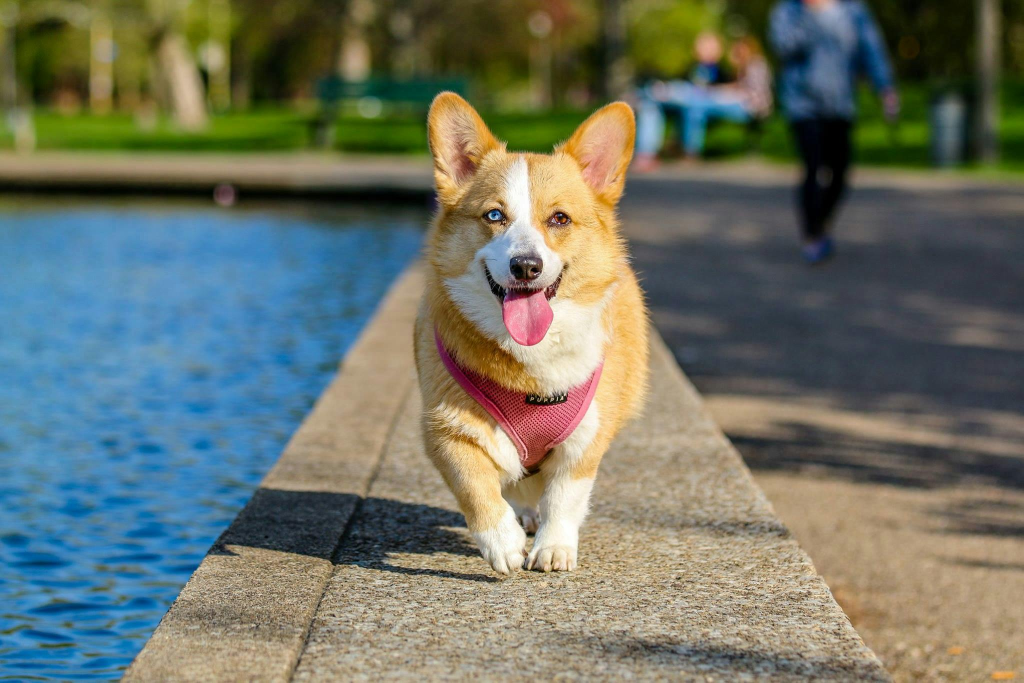
//> input picture Images/dog.jpg, 2048 x 1365 px (shown at 1/2 size)
$ ./coloradjust   (built with g++ and OpenCV 4)
//> lines starting //> are read from the running program, lines starting //| are printed output that depends on the picture; after the words box and inside, x2 and y2 are one past the last pixel; in counts of white or black regions, pixels touching at a corner belong together
#include <iostream>
#include <opencv2/opencv.hpp>
#include <opencv2/imgcodecs.hpp>
#include <opencv2/highgui.hpp>
#include <opencv2/imgproc.hpp>

using namespace std;
using namespace cv;

int main(){
    string img_path = "Images/dog.jpg";
//    string img_path = "Images/Ronaldo.jpg";
    Mat image = imread(img_path);
//> image is the input picture: 1365 rows x 2048 cols, CV_8UC3; mean B, G, R 102.3, 115, 109.1
    resize(image, image, Size(640,480));
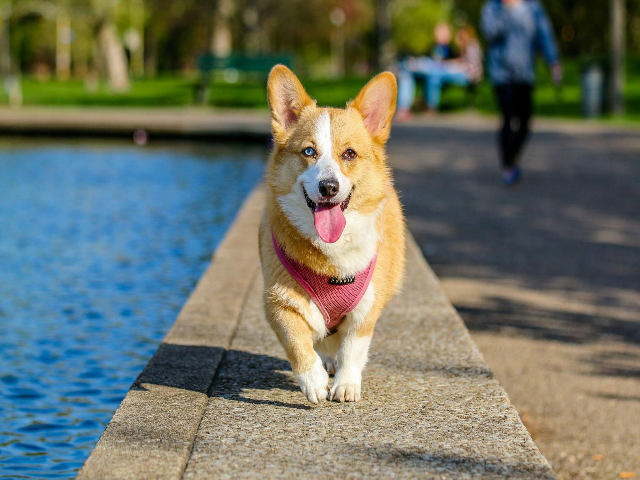
//> image: 480 rows x 640 cols, CV_8UC3; mean B, G, R 102.2, 114.9, 109
    Mat HSVimage, mask;
    int hmin = 0, smin = 110, vmin = 150;
    int hmax = 150, smax = 250, vmax = 255;

    cvtColor(image, HSVimage, COLOR_BGR2HSV);
//> HSVimage: 480 rows x 640 cols, CV_8UC3; mean H, S, V 54.4, 110.8, 134.6

    namedWindow("ColorAdjustment Trackbars", (640,250));
    createTrackbar("Hue Min", "ColorAdjustment Trackbars", &hmin, 179);
    createTrackbar("Hue Max", "ColorAdjustment Trackbars", &hmax, 179);
    createTrackbar("sat Min", "ColorAdjustment Trackbars", &smin, 255);
    createTrackbar("sat Max", "ColorAdjustment Trackbars", &smax, 255);
    createTrackbar("Val Min", "ColorAdjustment Trackbars", &vmin, 255);
    createTrackbar("Val Max", "ColorAdjustment Trackbars", &vmax, 255);

    while(true){
        Scalar lower(hmin, smin, vmin);
        Scalar upper(hmax, smax, vmax);

        inRange(HSVimage, lower, upper, mask);
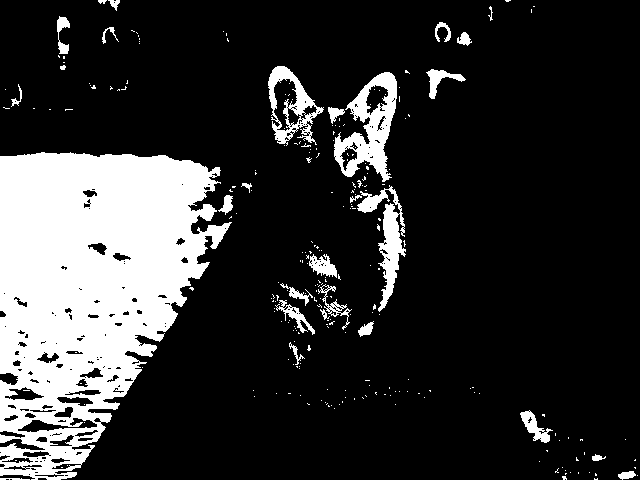
//> mask: 480 rows x 640 cols, CV_8UC1; 19.2% white; 254 white regions (225 under 20 px), largest, box (x1, y1, x2, y2) and area: (0, 152, 232, 480) 48037, (334, 72, 397, 182) 3123, (357, 185, 406, 312) 1913

        imshow("Image", image);
        imshow("HSV_Image", HSVimage);
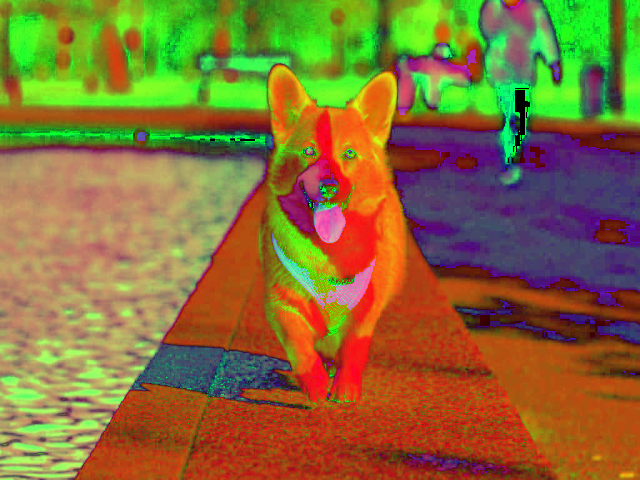
//> window 'HSV_Image': 480 rows x 640 cols, CV_8UC3; mean B, G, R 54.4, 110.8, 134.6
        imshow("Mask Image", mask);
        int k = waitKey(1);
//> the Esc key is pressed
        if (k==27){
            break;
        }
    }

    return 0;

}

$ run again, with Images/Messi.jpg copied over Images/dog.jpg
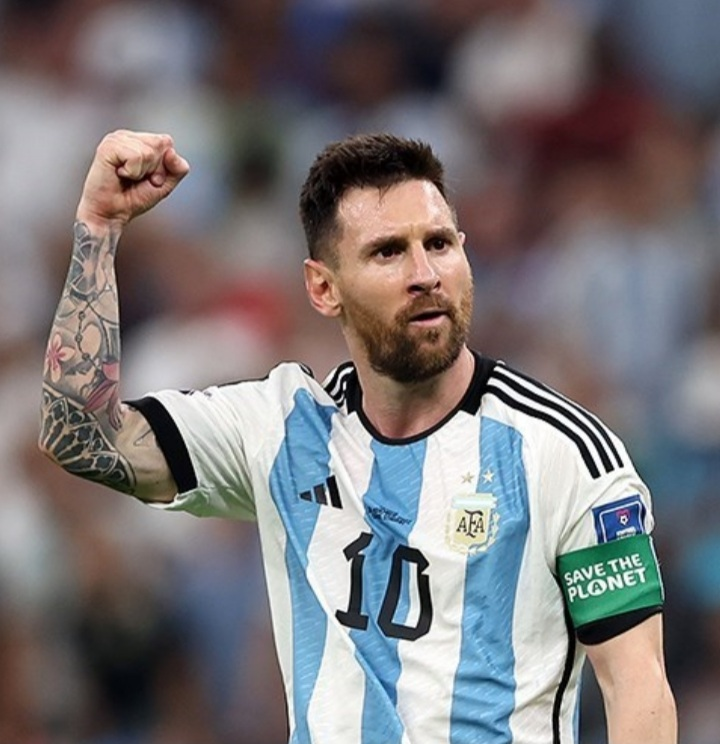
//> input picture Images/Messi.jpg, 720 x 744 px
//> image is the input picture: 744 rows x 720 cols, CV_8UC3; mean B, G, R 118.7, 116.4, 120.5
//> image: 480 rows x 640 cols, CV_8UC3
//> HSVimage: 480 rows x 640 cols, CV_8UC3; mean H, S, V 72.6, 57.8, 133
//> `inRange(HSVimage, lower, upper, mask);`:
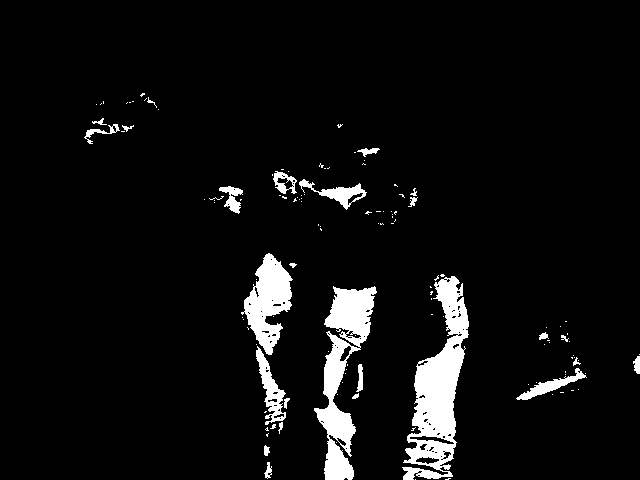
//> mask: 480 rows x 640 cols, CV_8UC1; 5.8% white; 126 white regions (100 under 20 px), largest, box (x1, y1, x2, y2) and area: (402, 276, 469, 480) 6200, (314, 286, 377, 480) 4871, (241, 253, 293, 355) 2721
//> `imshow("HSV_Image", HSVimage);`:
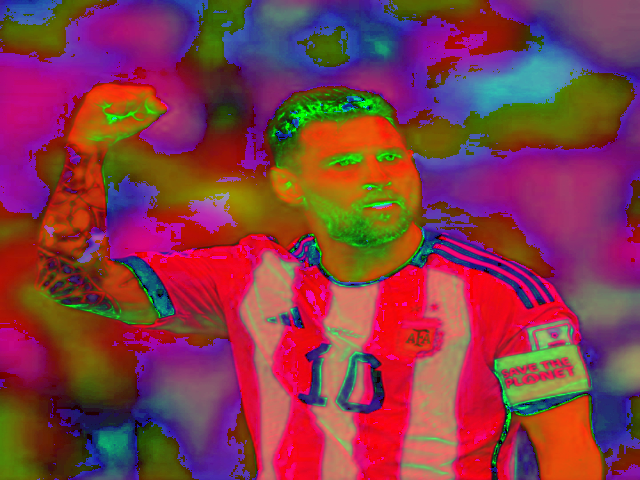
//> window 'HSV_Image': 480 rows x 640 cols, CV_8UC3; mean B, G, R 72.6, 57.8, 133

$ run again, with Images/img.jpg copied over Images/dog.jpg
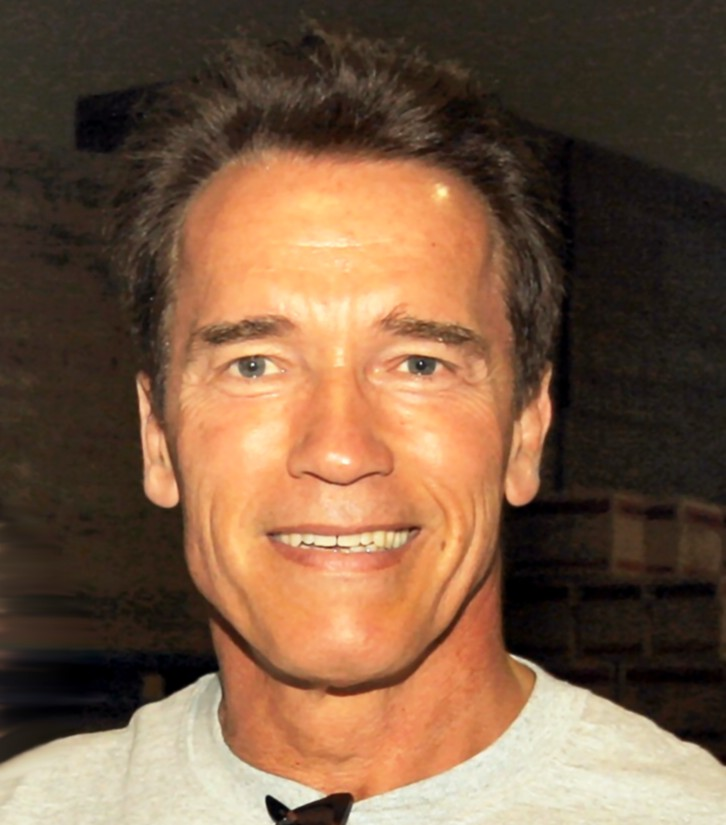
//> input picture Images/img.jpg, 726 x 825 px
//> image is the input picture: 825 rows x 726 cols, CV_8UC3; mean B, G, R 66.6, 90, 119.9
//> image: 480 rows x 640 cols, CV_8UC3
//> HSVimage: 480 rows x 640 cols, CV_8UC3; mean H, S, V 20.9, 110.9, 119.9
//> `inRange(HSVimage, lower, upper, mask);`:
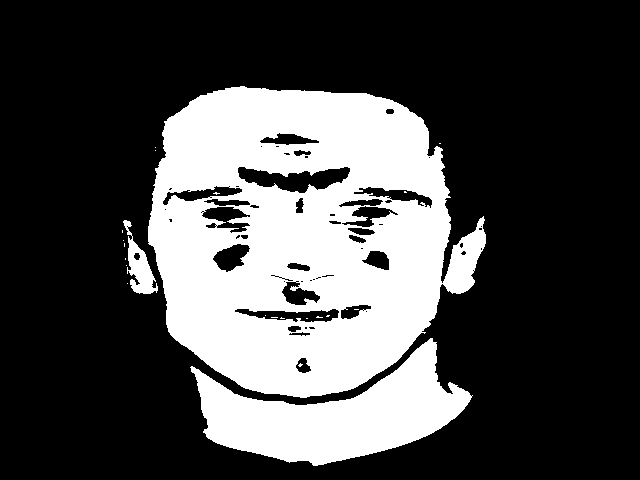
//> mask: 480 rows x 640 cols, CV_8UC1; 28.8% white; 22 white regions (19 under 20 px), largest, box (x1, y1, x2, y2) and area: (148, 86, 486, 398) 70829, (190, 338, 473, 466) 16483, (123, 220, 158, 294) 1018
//> `imshow("HSV_Image", HSVimage);`:
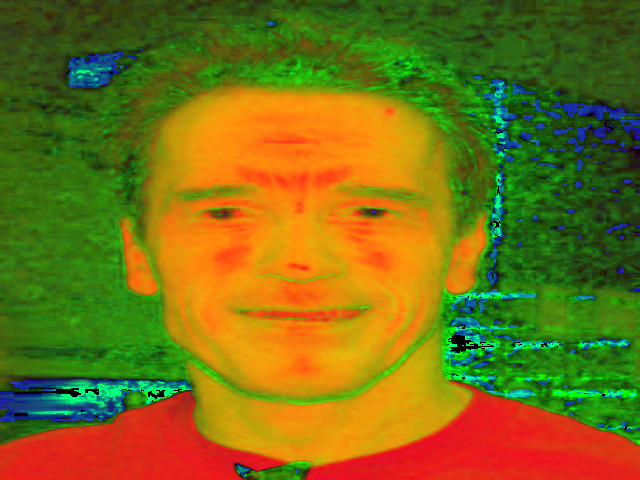
//> window 'HSV_Image': 480 rows x 640 cols, CV_8UC3; mean B, G, R 20.9, 110.9, 119.9
